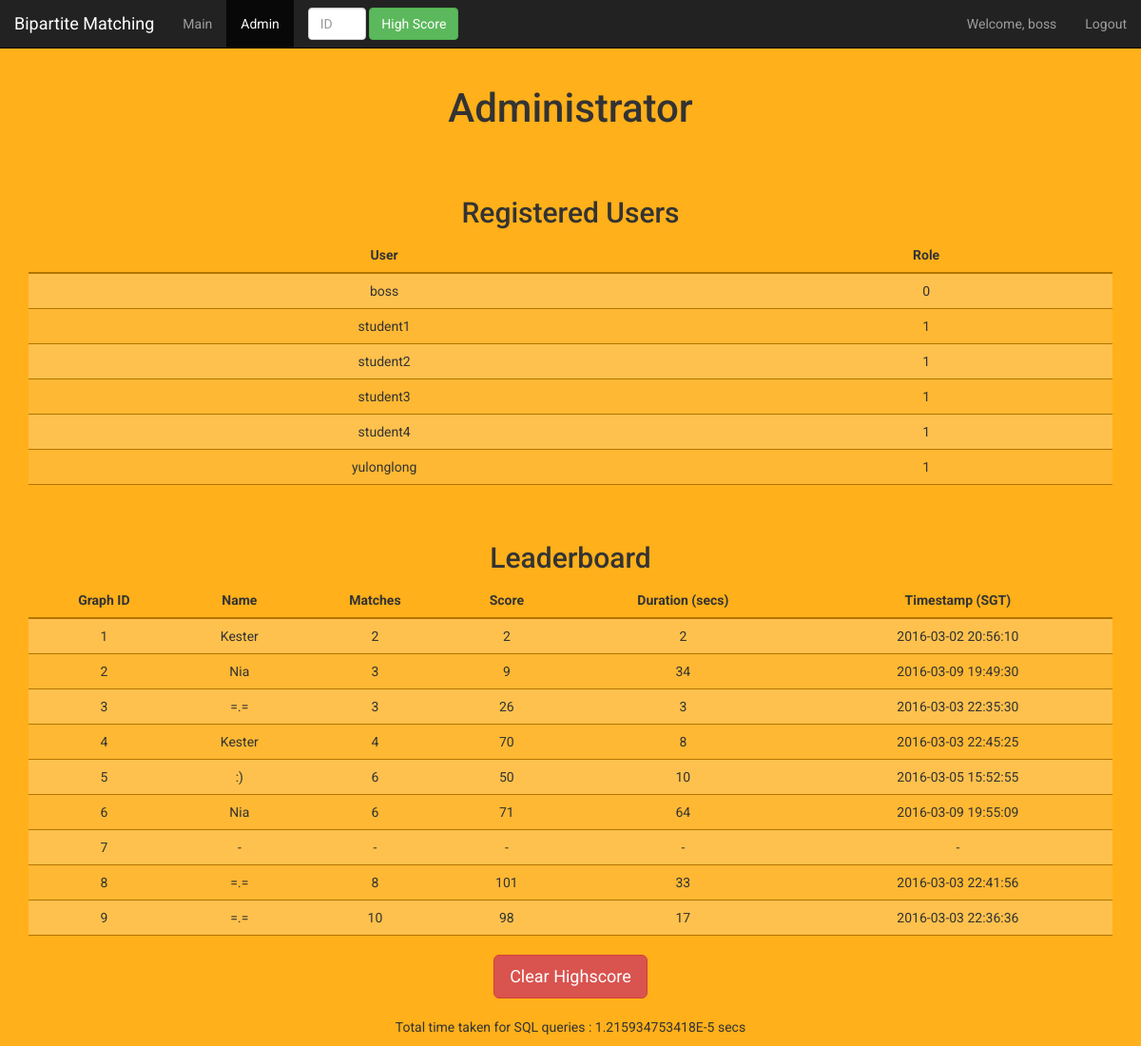
The page /archive/lab6/admin.php?reset=true (signed in) on the database its author committed.
### tables this page shows
CREATE TABLE `user` (
  `user_id` varchar(20) NOT NULL,
  `hashed_password` varchar(255) NOT NULL,
  `role` int(11) NOT NULL DEFAULT '1',
  `email` varchar(255) NOT NULL
);

CREATE TABLE `score_table` (
  `ID` int(11) NOT NULL,
  `graph_id` int(11) NOT NULL,
  `name` varchar(30) NOT NULL,
  `num_match` int(11) NOT NULL,
  `match_score` int(11) NOT NULL,
  `duration` int(11) NOT NULL,
  `date` varchar(20) NOT NULL
);

### Database_sample.php (called while the page is built, shortened)
<?php
class Database {
	private $pdo = null;
	public function __construct() {
		$host = '127.0.0.1';
		$db   = 'bipartite_matching_game';
		$user = 'root';
		$pass = '';
		$charset = 'utf8';
		$dsn = "mysql:host=$host;dbname=$db;charset=$charset";
		$opt = [
			PDO::ATTR_ERRMODE            => PDO::ERRMODE_EXCEPTION,
			PDO::ATTR_DEFAULT_FETCH_MODE => PDO::FETCH_ASSOC,
			PDO::ATTR_EMULATE_PREPARES   => false,
		];
		$this->pdo = new PDO($dsn, $user, $pass, $opt);
	}
	public function getAllUsers() {
		$start = microtime(true);
			$stmt = $this->pdo->query('SELECT * FROM user ORDER BY user_id')->fetchAll();
		$end = microtime(true);
		return $stmt;
	}
	public function getBestScore($graphId) {
		$start = microtime(true);
			$stmt = $this->pdo->query('SELECT * FROM score_table WHERE graph_id = '.$graphId.' ORDER BY num_match DESC, match_score DESC, duration LIMIT 1')->fetchAll();
		$end = microtime(true);
		if (count($stmt) == 0) return null;
		return $stmt[0];
	}
	public function resetHighScore($user_id) {
			$sql = "TRUNCATE TABLE score_table";
			$this->pdo->prepare($sql)->execute();
	}
};
?>

### archive/lab6/admin.php (the view, shortened to what this page needs)
<?php
$user_id = null;
$role = null;
if (!isset($_SESSION["user_id"])) {
	header('Location: login.php');
	return;
}
else {
	$user_id = $_SESSION["user_id"];
	$role = $_SESSION["role"];
}
$database = null;
if (isset($_GET["reset"]) && ($role == 0)) {
	if ($_GET["reset"] == true) {
		$database = new Database();
		$database->resetHighScore($_SESSION["user_id"]);
	}
}
?>
<!DOCTYPE html>
<html lang="en">
<head>
	<?php include "inc/section_head.php"; ?>
</head>
<body>
	<nav class="navbar navbar-inverse navbar-static-top">
		<div class="container-fluid">
			<div class="navbar-header">
				<a class="navbar-brand" href="index.php">Bipartite Matching</a>
			</div>
			<div class="collapse navbar-collapse" id="bs-example-navbar-collapse-1">
				<ul class="nav navbar-nav">
					<li><a href="index.php">Main</a></li>
					<li class="active"><a href="admin.php">Admin<span class="sr-only">(current)</span></a></li>
				</ul>
				<form class="navbar-form navbar-left" role="search">
					<div class="form-group">
						<input id="highscoreGraphId" type="number" class="form-control" placeholder="ID"  min="1" max="9">
						<button type="button" class="btn btn-success" data-toggle="modal" data-target="#highscoreModal" onclick="getHighscoreByIdAJAX(-1);">High Score</button>
					</div>
				</form>
				<ul class="nav navbar-nav navbar-right">
					<?php
						if ($user_id != null) {
							echo "<li><a>Welcome, <span id='username'>".$user_id."</span></a></li>";
						}
					?>
					<li><a href="logout.php">
						<?php
							if ($user_id != null) echo "Logout";
							else echo "Login";
						?>
					</a></li>
				</ul>
			</div>
		</div>
	</nav>
	<div class="container">
		<h1>Administrator</h1>
	</div>
	<br>
	<?php
	if ($role == 0) {
	?>
	<div class="container center">
		<br>
		<h2>Registered Users</h2>
		<table class="table table-striped table-admin" id="tblGrid">
			<thead>
				<tr>
					<th class="text-center">User</th>
					<th class="text-center">Role</th>
				</tr>
			</thead>
			<tbody>
				<?php
					$users = $database->getAllUsers();
					for($i=0;$i<count($users);$i++) {
						echo '<tr><td class="text-center">'.$users[$i]["user_id"].'</td><td class="text-center">'.$users[$i]["role"].'</td>';
					}
				?>
			</tbody>
		</table>
		<br>
		<h2>Leaderboard</h2>
		<table class="table table-striped table-admin" id="tblGrid">
			<thead>
				<tr>
					<th class="text-center">Graph ID</th>
					<th class="text-center">Name</th>
					<th class="text-center">Matches</th>
					<th class="text-center">Score</th>
					<th class="text-center">Duration (secs)</th>
					<th class="text-center">Timestamp (SGT)</th>
				</tr>
			</thead>
			<tbody>
				<?php
					for($i=1;$i<=9;$i++) {
						$score = $database->getBestScore($i);
						if ($score != null) {
							echo '<tr>'.
							'<td class="text-center">'.$i.'</td>'.
							'<td class="text-center">'.$score["name"].'</td>'.
							'<td class="text-center">'.$score["num_match"].'</td>'.
							'<td class="text-center">'.$score["match_score"].'</td>'.
							'<td class="text-center">'.$score["duration"].'</td>'.
							'<td class="text-center">'.$score["date"].'</td>';
						}
						else {
							echo '<tr>'.
							'<td class="text-center">'.$i.'</td>'.
							'<td class="text-center">-</td>'.
							'<td class="text-center">-</td>'.
							'<td class="text-center">-</td>'.
							'<td class="text-center">-</td>'.
							'<td class="text-center">-</td>';
						}
					}
				?>
			</tbody>
		</table>
	</div>
	<div class="container center">
		<button type="button" class="btn btn-danger btn-lg" data-toggle="modal" data-target="#resetModal">Clear Highscore</button>
	</div>
	<?php } else { ?>
	<div class="container center">
		<h3>Unauthorized</h3>
	</div>
	<?php } ?>
</body>
<?php include("inc/section_bottom.php"); ?>
</html>

### archive/lab6/css/style.css (style rules this page uses)
body { background-color: #ffb01a; font-family: 'Roboto'; }
h1 { font-size: 3em; text-align: center; }
ul { list-style-type: none; }
.center { text-align: center; margin : auto; }
.table-admin > tbody > tr:nth-child(2n+1) > td, .table-striped > tbody > tr:nth-child(2n+1) > th { background-color: #ffc14d; }
.table-admin > tbody > tr:nth-child(2n) > td, .table-striped > tbody > tr:nth-child(2n) > th { background-color: #ffb833; }
.table-admin thead tr th { border-bottom: 2px solid #b37400; }
.table-admin tbody tr td { border-bottom: 1px solid #b37400; }

### rows shown on the page
user: user_id "boss", role "0"
user: user_id "student1", role "1"
user: user_id "student2", role "1"
user: user_id "student3", role "1"
user: user_id "student4", role "1"
user: user_id "yulonglong", role "1"
score_table: name "Kester", num_match "2", match_score "2", duration "2", date "2016-03-02 20:56:10"
score_table: name "Nia", num_match "3", match_score "9", duration "34", date "2016-03-09 19:49:30"
score_table: name "=.=", num_match "3", match_score "26", duration "3", date "2016-03-03 22:35:30"
score_table: name "Kester", num_match "4", match_score "70", duration "8", date "2016-03-03 22:45:25"
score_table: name ":)", num_match "6", match_score "50", duration "10", date "2016-03-05 15:52:55"
score_table: name "Nia", num_match "6", match_score "71", duration "64", date "2016-03-09 19:55:09"
score_table: name "=.=", num_match "8", match_score "101", duration "33", date "2016-03-03 22:41:56"
score_table: name "=.=", num_match "10", match_score "98", duration "17", date "2016-03-03 22:36:36"

### other values the page prints
$user_id "boss"
$database->getElapsedTime() "1.215934753418E-5"
